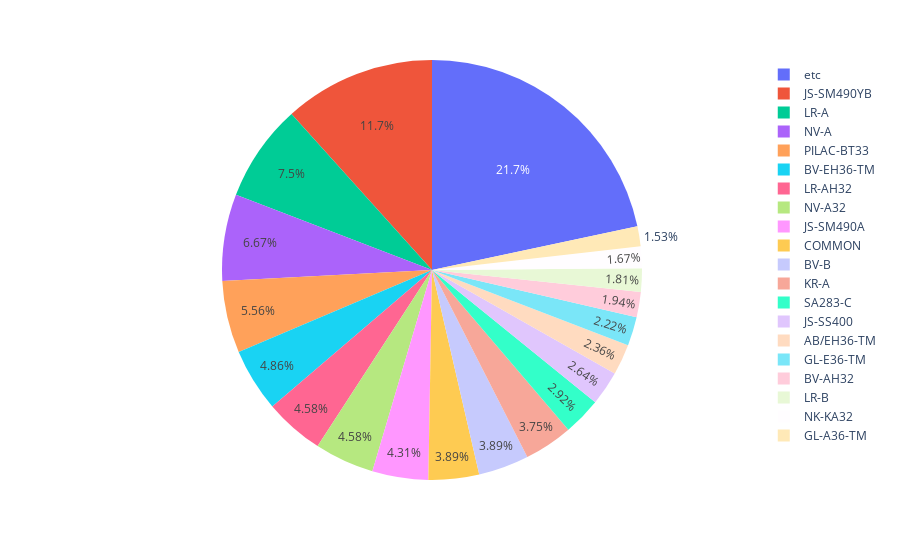

Here is the notebook cell this chart was saved with:
### Code cell
px.pie(pie01, values='scale', names='spec')

### Figure 1 — Plotly figure (JSON) as saved in the notebook; plotly's stock layout.template omitted (floating-point values rounded to 4 significant figures)
{"data": [{"domain": {"x": [0, 1], "y": [0, 1]}, "hovertemplate": "spec=%{label}<br>scale=%{value}<extra></extra>", "labels": ["JS-SM490YB", "LR-A", "NV-A", "PILAC-BT33", "BV-EH36-TM", "LR-AH32", "NV-A32", "JS-SM490A", "COMMON", "BV-B", "KR-A", "SA283-C", "JS-SS400", "AB/EH36-TM", "GL-E36-TM", "BV-AH32", "LR-B", "NK-KA32", "GL-A36-TM", "etc"], "legendgroup": "", "name": "", "showlegend": true, "type": "pie", "values": [84, 54, 48, 40, 35, 33, 33, 31, 28, 28, 27, 21, 19, 17, 16, 14, 13, 12, 11, 156]}], "layout": {"legend": {"tracegroupgap": 0}, "margin": {"t": 60}}}
